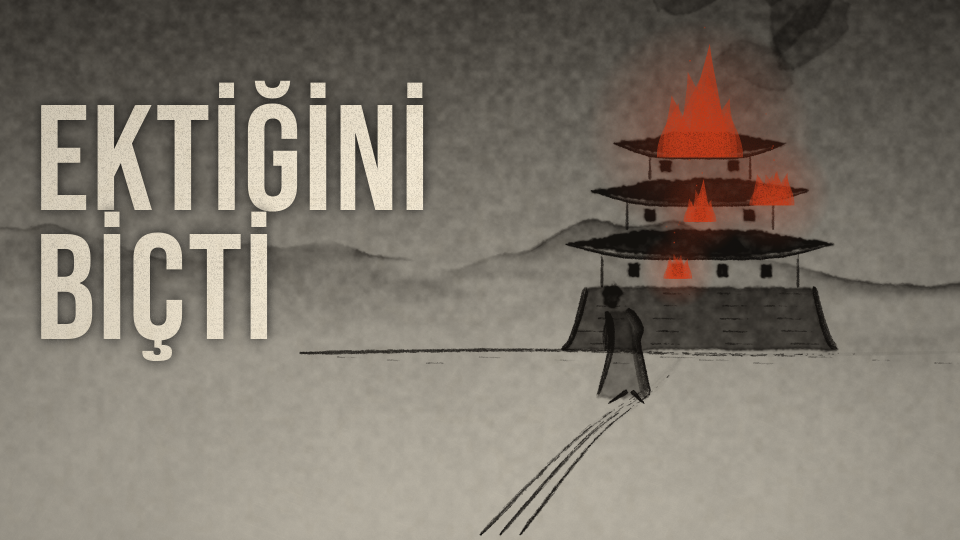
#> input picture ran/kapak/kapak_A.png, 1920 x 1080 px (shown at 1/2 size); its folder holds 3 pictures in this run
$ python kapak_test.py
#> lines starting #> are read from the running program, lines starting #| are printed output that depends on the picture
"""Ran kapak test seti (CLAUDE.md "Kapak test seti"): python3 tools/kapak_test.py A A2 B C
Girdi kapak/kapak_<ad>.png (1920×1080) → kapak/ran_kapak_<ad>.jpg (1280×720) ve kapak/test/:
 1) boyutlar.jpg: tam boy, 246×138, 168×94, 120×68, bulanık (odak), gri, süre rozeti bölgesi (x 1440–1874, y 829–1034 @1920)
 2) akis_koyu.jpg / akis_acik.jpg: telefon akışı taklidi (360 px genişlik ×2 ölçek), yanında kanalın diğer kapakları ve
    doygun renkli, büyük yazılı yer tutucular (akıştaki tipik rakip kapak); başlık ve kanal adı altta
 3) tv.jpg: 1920×1080 TV ana sayfası, satırda 4 kapak (~430 px)"""
import sys, os
from PIL import Image, ImageDraw, ImageFont, ImageFilter
R = os.path.dirname(os.path.dirname(os.path.abspath(__file__))); ROOT = os.path.dirname(R)
T = os.path.join(R, 'kapak', 'test'); os.makedirs(T, exist_ok=True)
DJ = lambda s, b=True: ImageFont.truetype('/usr/share/fonts/truetype/dejavu/DejaVuSans%s.ttf' % ('-Bold' if b else ''), s)
BASLIK = "Yaptıkların Sana Döner mi? | Kurosawa'nın Kral Lear'ı"
adlar = sys.argv[1:] or ['A', 'A2', 'B', 'C']
K = {}
for a in adlar:
    im = Image.open(os.path.join(R, 'kapak', f'kapak_{a}.png')).convert('RGB').resize((1280, 720), Image.LANCZOS)
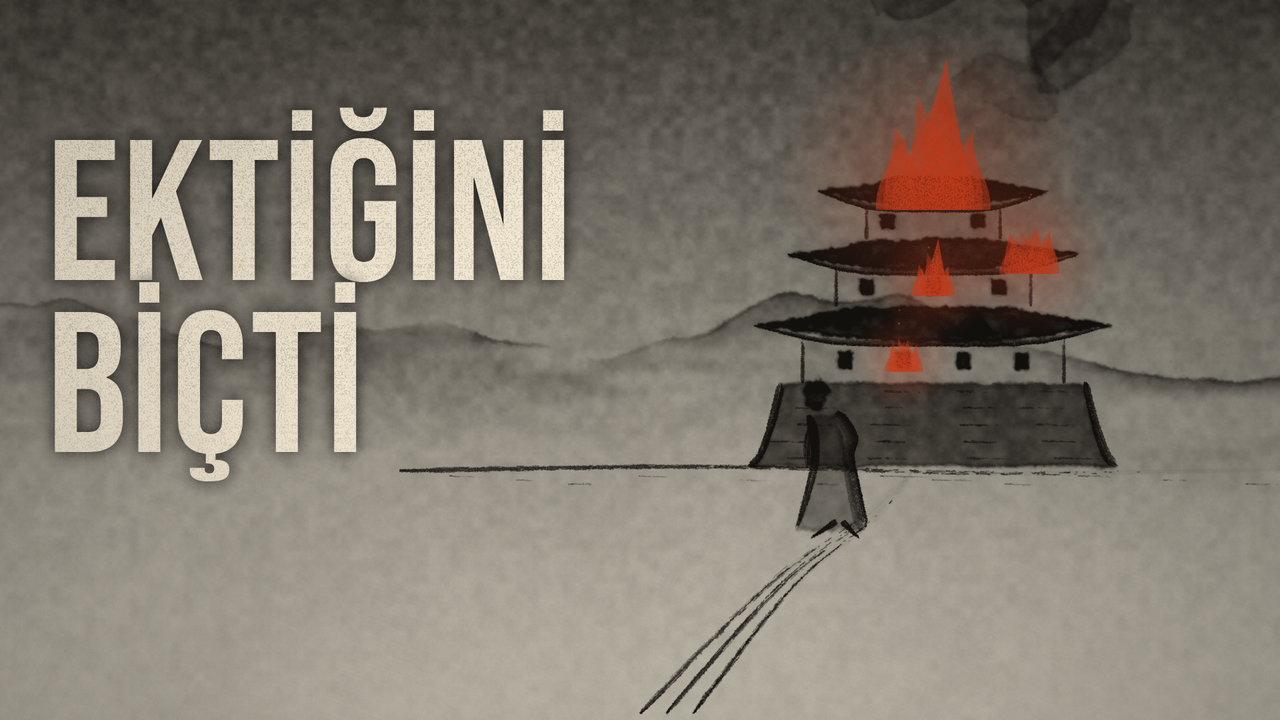
#> im: PIL image 1280x720 RGB; mean R, G, B 125.9, 118.3, 107.8
    f = os.path.join(R, 'kapak', f'ran_kapak_{a}.jpg'); im.save(f, quality=92); K[a] = im
    print(f, os.path.getsize(f) // 1024, 'KB')
#> pass 2 of the loop `for a in adlar:`:
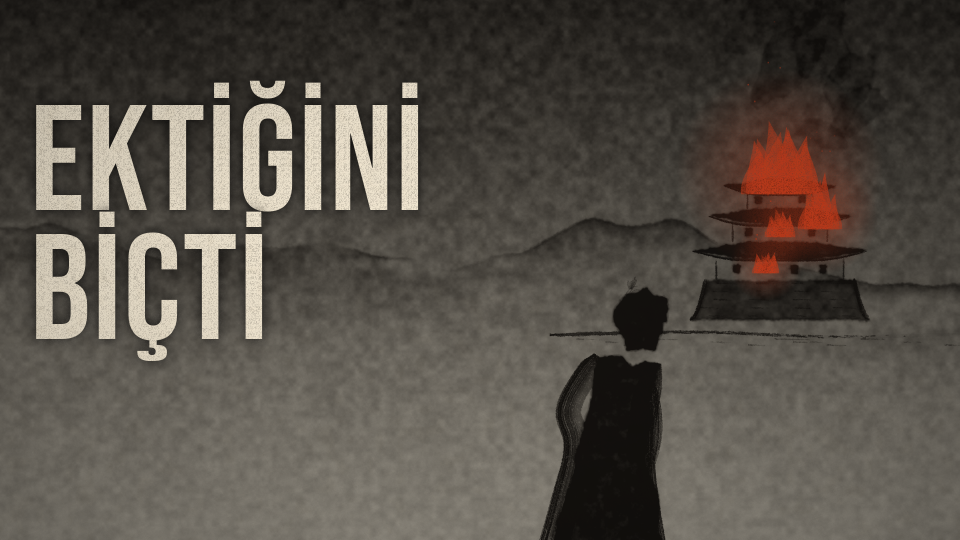
#> input picture ran/kapak/kapak_A2.png, 1920 x 1080 px (shown at 1/2 size)
#> `im = Image.open(os.path.join(R, 'kapak', f'kapak_{a}.png')).convert('R..`:
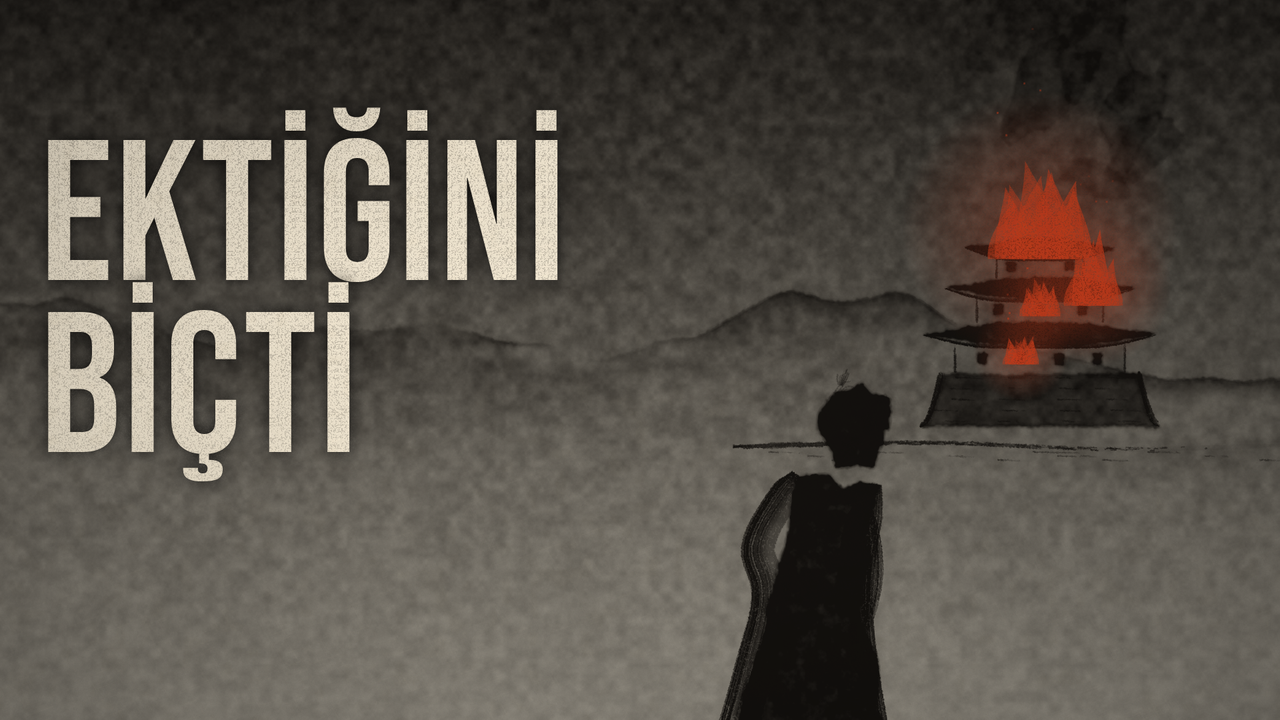
#> im: PIL image 1280x720 RGB; mean R, G, B 84.8, 78.6, 70.9
#> (the run stopped early here; a loop or call above may not have finished)
